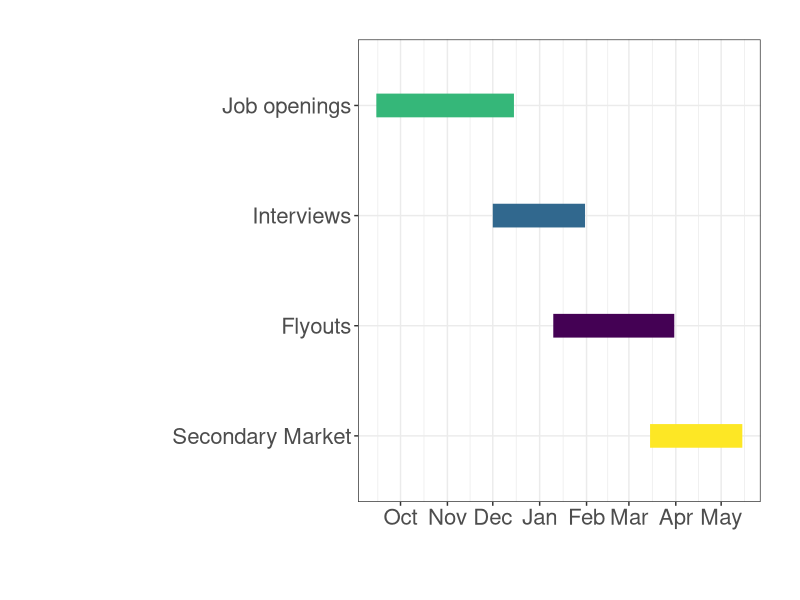
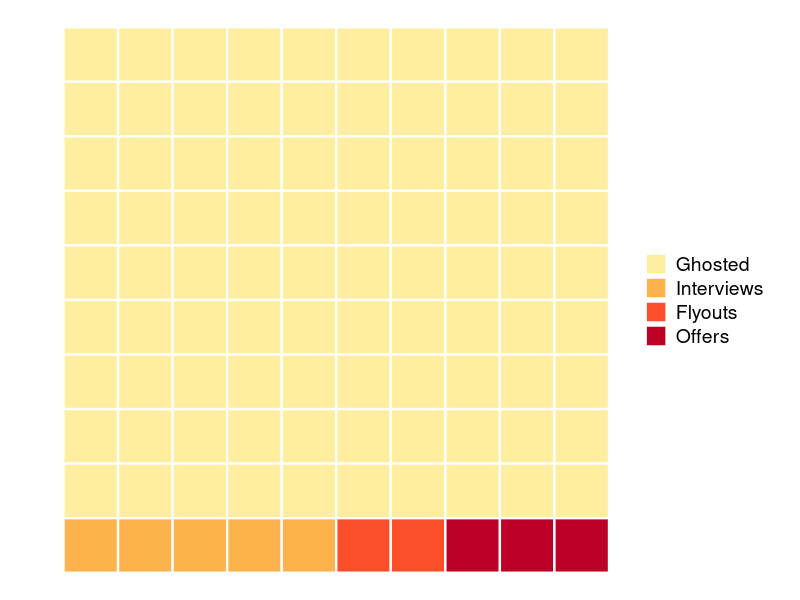

These charts were generated, in order, by the following R code:
## ---- chunk 1
#load ggplot2 and ggthemes libraries
library(ggplot2)
library(ggthemes)

# Force English month names regardless of system locale
invisible(Sys.setlocale("LC_TIME", "C"))

#create data frame with generic dates (year is arbitrary, only months matter)
data <- read.csv(text="event,start,end
                 Job openings,    2025-09-15,2025-12-15
                 Interviews,      2025-12-01,2026-01-31
                 Flyouts,         2026-01-10,2026-03-31
                 Secondary Market,2026-03-15,2026-05-15")

# Convert the start and end columns to Date objects
data$start <- as.Date(data$start)
data$end <- as.Date(data$end)

#create gantt chart that visualizes start and end time for each event
ggplot(data, aes(x=start, xend=end, y=reorder(event, difftime(data$start[1], start)), yend=reorder(event, difftime(data$start[1], start)), color=event)) +
  theme_bw()+ #use ggplot theme with black gridlines and white background
  geom_segment(size=8) + #increase line width of segments in the chart
  scale_color_viridis_d() + #use the viridis color scheme
  scale_x_date(date_breaks = "1 month", date_labels = "%b") + #month names only
  theme(axis.title = element_text(), #adjust axis title font
      legend.position = "none", #suppress the legend
      text = element_text(size = 20), #increase font size
      plot.margin = margin(1, 1, 1, 1, "cm")) + #adjust plot margins
  xlab("") + #suppress the x-axis label
  ylab("") #suppress the y-axis label

## ---- chunk 2
library(ggplot2)

parts <- c(Ghosted = 90, Interviews = 5, Flyouts = 2, Offers = 3)
total <- sum(parts)
ncols <- 10
nrows <- ceiling(total / ncols)

# build grid data
categories <- rep(names(parts), parts)
df <- data.frame(
  category = factor(categories, levels = names(parts)),
  x = rep(1:ncols, length.out = total),
  y = rep(nrows:1, each = ncols)[1:total]
)

ggplot(df, aes(x = x, y = y, fill = category)) +
  geom_tile(color = "white", linewidth = 0.8) +
  scale_fill_manual(values = c("Ghosted" = "#FFEDA0", "Interviews" = "#FEB24C",
                                "Flyouts" = "#FC4E2A", "Offers" = "#BD0026")) +
  coord_equal() +
  theme_void() +
  theme(legend.position = "right",
        legend.title = element_blank(),
        legend.text = element_text(size = 14))
